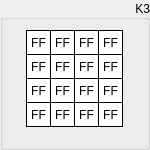
  <widget class="QGroupBox" name="groupK3">
   <property name="geometry">
    <rect>
     <x>470</x>
     <y>10</y>
     <width>150</width>
     <height>150</height>
    </rect>
   </property>
   <property name="sizePolicy">
    <sizepolicy hsizetype="Fixed" vsizetype="Fixed">
     <horstretch>0</horstretch>
     <verstretch>0</verstretch>
    </sizepolicy>
   </property>
   <property name="styleSheet">
    <string notr="true"/>
   </property>
   <property name="title">
    <string>K3</string>
   </property>
   <property name="alignment">
    <set>Qt::AlignRight|Qt::AlignTrailing|Qt::AlignVCenter</set>
   </property>
   <widget class="QLabel" name="k3byte15">
    <property name="enabled">
     <bool>true</bool>
    </property>
    <property name="geometry">
     <rect>
      <x>98</x>
      <y>102</y>
      <width>25</width>
      <height>25</height>
     </rect>
    </property>
    <property name="sizePolicy">
     <sizepolicy hsizetype="Fixed" vsizetype="Fixed">
      <horstretch>0</horstretch>
      <verstretch>0</verstretch>
     </sizepolicy>
    </property>
    <property name="font">
     <font>
      <kerning>true</kerning>
     </font>
    </property>
    <property name="layoutDirection">
     <enum>Qt::LeftToRight</enum>
    </property>
    <property name="styleSheet">
     <string notr="true">QLabel {
	 border-width: 1px;
     border-style: solid;
     border-color: black; 
     background-color: white;
}</string>
    </property>
    <property name="text">
     <string>FF</string>
    </property>
    <property name="alignment">
     <set>Qt::AlignCenter</set>
    </property>
   </widget>
   <widget class="QLabel" name="k3byte13">
    <property name="enabled">
     <bool>true</bool>
    </property>
    <property name="geometry">
     <rect>
      <x>98</x>
      <y>54</y>
      <width>25</width>
      <height>25</height>
     </rect>
    </property>
    <property name="sizePolicy">
     <sizepolicy hsizetype="Fixed" vsizetype="Fixed">
      <horstretch>0</horstretch>
      <verstretch>0</verstretch>
     </sizepolicy>
    </property>
    <property name="font">
     <font>
      <kerning>true</kerning>
     </font>
    </property>
    <property name="layoutDirection">
     <enum>Qt::LeftToRight</enum>
    </property>
    <property name="styleSheet">
     <string notr="true">QLabel {
	 border-width: 1px;
     border-style: solid;
     border-color: black; 
     background-color: white;
}</string>
    </property>
    <property name="text">
     <string>FF</string>
    </property>
    <property name="alignment">
     <set>Qt::AlignCenter</set>
    </property>
   </widget>
   <widget class="QLabel" name="k3byte14">
    <property name="enabled">
     <bool>true</bool>
    </property>
    <property name="geometry">
     <rect>
      <x>98</x>
      <y>78</y>
      <width>25</width>
      <height>25</height>
     </rect>
    </property>
    <property name="sizePolicy">
     <sizepolicy hsizetype="Fixed" vsizetype="Fixed">
      <horstretch>0</horstretch>
      <verstretch>0</verstretch>
     </sizepolicy>
    </property>
    <property name="font">
     <font>
      <kerning>true</kerning>
     </font>
    </property>
    <property name="layoutDirection">
     <enum>Qt::LeftToRight</enum>
    </property>
    <property name="styleSheet">
     <string notr="true">QLabel {
	 border-width: 1px;
     border-style: solid;
     border-color: black; 
     background-color: white;
}</string>
    </property>
    <property name="text">
     <string>FF</string>
    </property>
    <property name="alignment">
     <set>Qt::AlignCenter</set>
    </property>
   </widget>
   <widget class="QLabel" name="k3byte06">
    <property name="enabled">
     <bool>true</bool>
    </property>
    <property name="geometry">
     <rect>
      <x>50</x>
      <y>78</y>
      <width>25</width>
      <height>25</height>
     </rect>
    </property>
    <property name="sizePolicy">
     <sizepolicy hsizetype="Fixed" vsizetype="Fixed">
      <horstretch>0</horstretch>
      <verstretch>0</verstretch>
     </sizepolicy>
    </property>
    <property name="font">
     <font>
      <kerning>true</kerning>
     </font>
    </property>
    <property name="layoutDirection">
     <enum>Qt::LeftToRight</enum>
    </property>
    <property name="styleSheet">
     <string notr="true">QLabel {
	 border-width: 1px;
     border-style: solid;
     border-color: black; 
     background-color: white;
}</string>
    </property>
    <property name="text">
     <string>FF</string>
    </property>
    <property name="alignment">
     <set>Qt::AlignCenter</set>
    </property>
   </widget>
   <widget class="QLabel" name="k3byte04">
    <property name="enabled">
     <bool>true</bool>
    </property>
    <property name="geometry">
     <rect>
      <x>50</x>
      <y>30</y>
      <width>25</width>
      <height>25</height>
     </rect>
    </property>
    <property name="sizePolicy">
     <sizepolicy hsizetype="Fixed" vsizetype="Fixed">
      <horstretch>0</horstretch>
      <verstretch>0</verstretch>
     </sizepolicy>
    </property>
    <property name="font">
     <font>
      <kerning>true</kerning>
     </font>
    </property>
    <property name="layoutDirection">
     <enum>Qt::LeftToRight</enum>
    </property>
    <property name="styleSheet">
     <string notr="true">QLabel {
	 border-width: 1px;
     border-style: solid;
     border-color: black; 
     background-color: white;
}</string>
    </property>
    <property name="text">
     <string>FF</string>
    </property>
    <property name="alignment">
     <set>Qt::AlignCenter</set>
    </property>
   </widget>
   <widget class="QLabel" name="k3byte02">
    <property name="enabled">
     <bool>true</bool>
    </property>
    <property name="geometry">
     <rect>
      <x>26</x>
      <y>78</y>
      <width>25</width>
      <height>25</height>
     </rect>
    </property>
    <property name="sizePolicy">
     <sizepolicy hsizetype="Fixed" vsizetype="Fixed">
      <horstretch>0</horstretch>
      <verstretch>0</verstretch>
     </sizepolicy>
    </property>
    <property name="font">
     <font>
      <kerning>true</kerning>
     </font>
    </property>
    <property name="layoutDirection">
     <enum>Qt::LeftToRight</enum>
    </property>
    <property name="styleSheet">
     <string notr="true">QLabel {
	 border-width: 1px;
     border-style: solid;
     border-color: black; 
     background-color: white;
}</string>
    </property>
    <property name="text">
     <string>FF</string>
    </property>
    <property name="alignment">
     <set>Qt::AlignCenter</set>
    </property>
   </widget>
   <widget class="QLabel" name="k3byte10">
    <property name="enabled">
     <bool>true</bool>
    </property>
    <property name="geometry">
     <rect>
      <x>74</x>
      <y>78</y>
      <width>25</width>
      <height>25</height>
     </rect>
    </property>
    <property name="sizePolicy">
     <sizepolicy hsizetype="Fixed" vsizetype="Fixed">
      <horstretch>0</horstretch>
      <verstretch>0</verstretch>
     </sizepolicy>
    </property>
    <property name="font">
     <font>
      <kerning>true</kerning>
     </font>
    </property>
    <property name="layoutDirection">
     <enum>Qt::LeftToRight</enum>
    </property>
    <property name="styleSheet">
     <string notr="true">QLabel {
	 border-width: 1px;
     border-style: solid;
     border-color: black; 
     background-color: white;
}</string>
    </property>
    <property name="text">
     <string>FF</string>
    </property>
    <property name="alignment">
     <set>Qt::AlignCenter</set>
    </property>
   </widget>
   <widget class="QLabel" name="k3byte09">
    <property name="enabled">
     <bool>true</bool>
    </property>
    <property name="geometry">
     <rect>
      <x>74</x>
      <y>54</y>
      <width>25</width>
      <height>25</height>
     </rect>
    </property>
    <property name="sizePolicy">
     <sizepolicy hsizetype="Fixed" vsizetype="Fixed">
      <horstretch>0</horstretch>
      <verstretch>0</verstretch>
     </sizepolicy>
    </property>
    <property name="font">
     <font>
      <kerning>true</kerning>
     </font>
    </property>
    <property name="layoutDirection">
     <enum>Qt::LeftToRight</enum>
    </property>
    <property name="styleSheet">
     <string notr="true">QLabel {
	 border-width: 1px;
     border-style: solid;
     border-color: black; 
     background-color: white;
}</string>
    </property>
    <property name="text">
     <string>FF</string>
    </property>
    <property name="alignment">
     <set>Qt::AlignCenter</set>
    </property>
   </widget>
   <widget class="QLabel" name="k3byte01">
    <property name="enabled">
     <bool>true</bool>
    </property>
    <property name="geometry">
     <rect>
      <x>26</x>
      <y>54</y>
      <width>25</width>
      <height>25</height>
     </rect>
    </property>
    <property name="sizePolicy">
     <sizepolicy hsizetype="Fixed" vsizetype="Fixed">
      <horstretch>0</horstretch>
      <verstretch>0</verstretch>
     </sizepolicy>
    </property>
    <property name="font">
     <font>
      <kerning>true</kerning>
     </font>
    </property>
    <property name="layoutDirection">
     <enum>Qt::LeftToRight</enum>
    </property>
    <property name="styleSheet">
     <string notr="true">QLabel {
	 border-width: 1px;
     border-style: solid;
     border-color: black; 
     background-color: white;
}</string>
    </property>
    <property name="text">
     <string>FF</string>
    </property>
    <property name="alignment">
     <set>Qt::AlignCenter</set>
    </property>
   </widget>
   <widget class="QLabel" name="k3byte08">
    <property name="enabled">
     <bool>true</bool>
    </property>
    <property name="geometry">
     <rect>
      <x>74</x>
      <y>30</y>
      <width>25</width>
      <height>25</height>
     </rect>
    </property>
    <property name="sizePolicy">
     <sizepolicy hsizetype="Fixed" vsizetype="Fixed">
      <horstretch>0</horstretch>
      <verstretch>0</verstretch>
     </sizepolicy>
    </property>
    <property name="font">
     <font>
      <kerning>true</kerning>
     </font>
    </property>
    <property name="layoutDirection">
     <enum>Qt::LeftToRight</enum>
    </property>
    <property name="styleSheet">
     <string notr="true">QLabel {
	 border-width: 1px;
     border-style: solid;
     border-color: black; 
     background-color: white;
}</string>
    </property>
    <property name="text">
     <string>FF</string>
    </property>
    <property name="alignment">
     <set>Qt::AlignCenter</set>
    </property>
   </widget>
   <widget class="QLabel" name="k3byte00">
    <property name="enabled">
     <bool>true</bool>
    </property>
    <property name="geometry">
     <rect>
      <x>26</x>
      <y>30</y>
      <width>25</width>
      <height>25</height>
     </rect>
    </property>
    <property name="sizePolicy">
     <sizepolicy hsizetype="Fixed" vsizetype="Fixed">
      <horstretch>0</horstretch>
      <verstretch>0</verstretch>
     </sizepolicy>
    </property>
    <property name="font">
     <font>
      <kerning>true</kerning>
     </font>
    </property>
    <property name="layoutDirection">
     <enum>Qt::LeftToRight</enum>
    </property>
    <property name="styleSheet">
     <string notr="true">QLabel {
	 border-width: 1px;
     border-style: solid;
     border-color: black; 
     background-color: white;
}</string>
    </property>
    <property name="text">
     <string>FF</string>
    </property>
    <property name="alignment">
     <set>Qt::AlignCenter</set>
    </property>
    <property name="wordWrap">
     <bool>false</bool>
    </property>
   </widget>
   <widget class="QLabel" name="k3byte07">
    <property name="enabled">
     <bool>true</bool>
    </property>
    <property name="geometry">
     <rect>
      <x>50</x>
      <y>102</y>
      <width>25</width>
      <height>25</height>
     </rect>
    </property>
    <property name="sizePolicy">
     <sizepolicy hsizetype="Fixed" vsizetype="Fixed">
      <horstretch>0</horstretch>
      <verstretch>0</verstretch>
     </sizepolicy>
    </property>
    <property name="font">
     <font>
      <kerning>true</kerning>
     </font>
    </property>
    <property name="layoutDirection">
     <enum>Qt::LeftToRight</enum>
    </property>
    <property name="styleSheet">
     <string notr="true">QLabel {
	 border-width: 1px;
     border-style: solid;
     border-color: black; 
     background-color: white;
}</string>
    </property>
    <property name="text">
     <string>FF</string>
    </property>
    <property name="alignment">
     <set>Qt::AlignCenter</set>
    </property>
   </widget>
   <widget class="QLabel" name="k3byte12">
    <property name="enabled">
     <bool>true</bool>
    </property>
    <property name="geometry">
     <rect>
      <x>98</x>
      <y>30</y>
      <width>25</width>
      <height>25</height>
     </rect>
    </property>
    <property name="sizePolicy">
     <sizepolicy hsizetype="Fixed" vsizetype="Fixed">
      <horstretch>0</horstretch>
      <verstretch>0</verstretch>
     </sizepolicy>
    </property>
    <property name="font">
     <font>
      <kerning>true</kerning>
     </font>
    </property>
    <property name="layoutDirection">
     <enum>Qt::LeftToRight</enum>
    </property>
    <property name="styleSheet">
     <string notr="true">QLabel {
	 border-width: 1px;
     border-style: solid;
     border-color: black; 
     background-color: white;
}</string>
    </property>
    <property name="text">
     <string>FF</string>
    </property>
    <property name="alignment">
     <set>Qt::AlignCenter</set>
    </property>
   </widget>
   <widget class="QLabel" name="k3byte03">
    <property name="enabled">
     <bool>true</bool>
    </property>
    <property name="geometry">
     <rect>
      <x>26</x>
      <y>102</y>
      <width>25</width>
      <height>25</height>
     </rect>
    </property>
    <property name="sizePolicy">
     <sizepolicy hsizetype="Fixed" vsizetype="Fixed">
      <horstretch>0</horstretch>
      <verstretch>0</verstretch>
     </sizepolicy>
    </property>
    <property name="font">
     <font>
      <kerning>true</kerning>
     </font>
    </property>
    <property name="layoutDirection">
     <enum>Qt::LeftToRight</enum>
    </property>
    <property name="styleSheet">
     <string notr="true">QLabel {
	 border-width: 1px;
     border-style: solid;
     border-color: black; 
     background-color: white;
}</string>
    </property>
    <property name="text">
     <string>FF</string>
    </property>
    <property name="alignment">
     <set>Qt::AlignCenter</set>
    </property>
   </widget>
   <widget class="QLabel" name="k3byte11">
    <property name="enabled">
     <bool>true</bool>
    </property>
    <property name="geometry">
     <rect>
      <x>74</x>
      <y>102</y>
      <width>25</width>
      <height>25</height>
     </rect>
    </property>
    <property name="sizePolicy">
     <sizepolicy hsizetype="Fixed" vsizetype="Fixed">
      <horstretch>0</horstretch>
      <verstretch>0</verstretch>
     </sizepolicy>
    </property>
    <property name="font">
     <font>
      <kerning>true</kerning>
     </font>
    </property>
    <property name="layoutDirection">
     <enum>Qt::LeftToRight</enum>
    </property>
    <property name="styleSheet">
     <string notr="true">QLabel {
	 border-width: 1px;
     border-style: solid;
     border-color: black; 
     background-color: white;
}</string>
    </property>
    <property name="text">
     <string>FF</string>
    </property>
    <property name="alignment">
     <set>Qt::AlignCenter</set>
    </property>
   </widget>
   <widget class="QLabel" name="k3byte05">
    <property name="enabled">
     <bool>true</bool>
    </property>
    <property name="geometry">
     <rect>
      <x>50</x>
      <y>54</y>
      <width>25</width>
      <height>25</height>
     </rect>
    </property>
    <property name="sizePolicy">
     <sizepolicy hsizetype="Fixed" vsizetype="Fixed">
      <horstretch>0</horstretch>
      <verstretch>0</verstretch>
     </sizepolicy>
    </property>
    <property name="font">
     <font>
      <kerning>true</kerning>
     </font>
    </property>
    <property name="layoutDirection">
     <enum>Qt::LeftToRight</enum>
    </property>
    <property name="styleSheet">
     <string notr="true">QLabel {
	 border-width: 1px;
     border-style: solid;
     border-color: black; 
     background-color: white;
}</string>
    </property>
    <property name="text">
     <string>FF</string>
    </property>
    <property name="alignment">
     <set>Qt::AlignCenter</set>
    </property>
   </widget>
  </widget>
